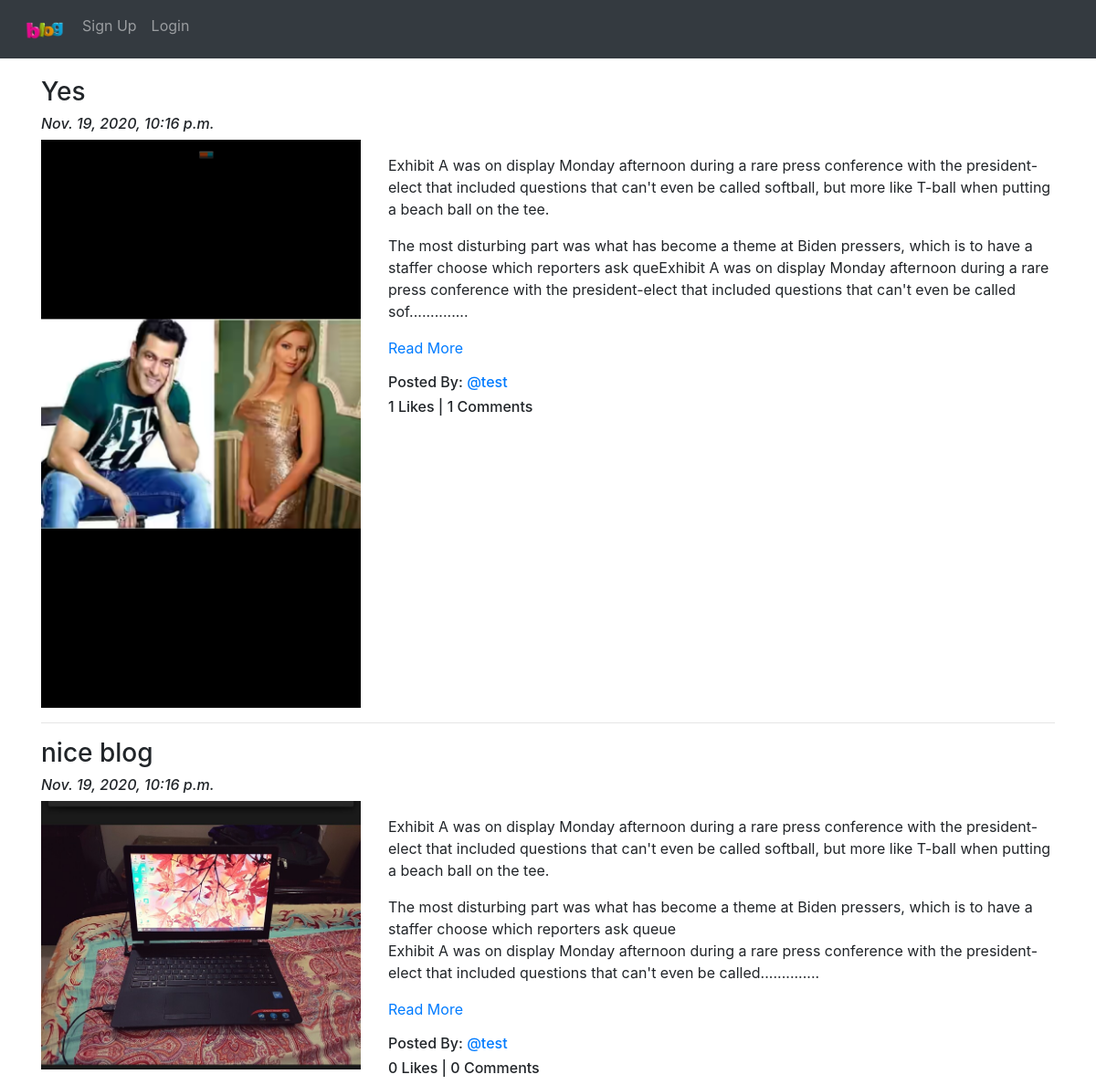
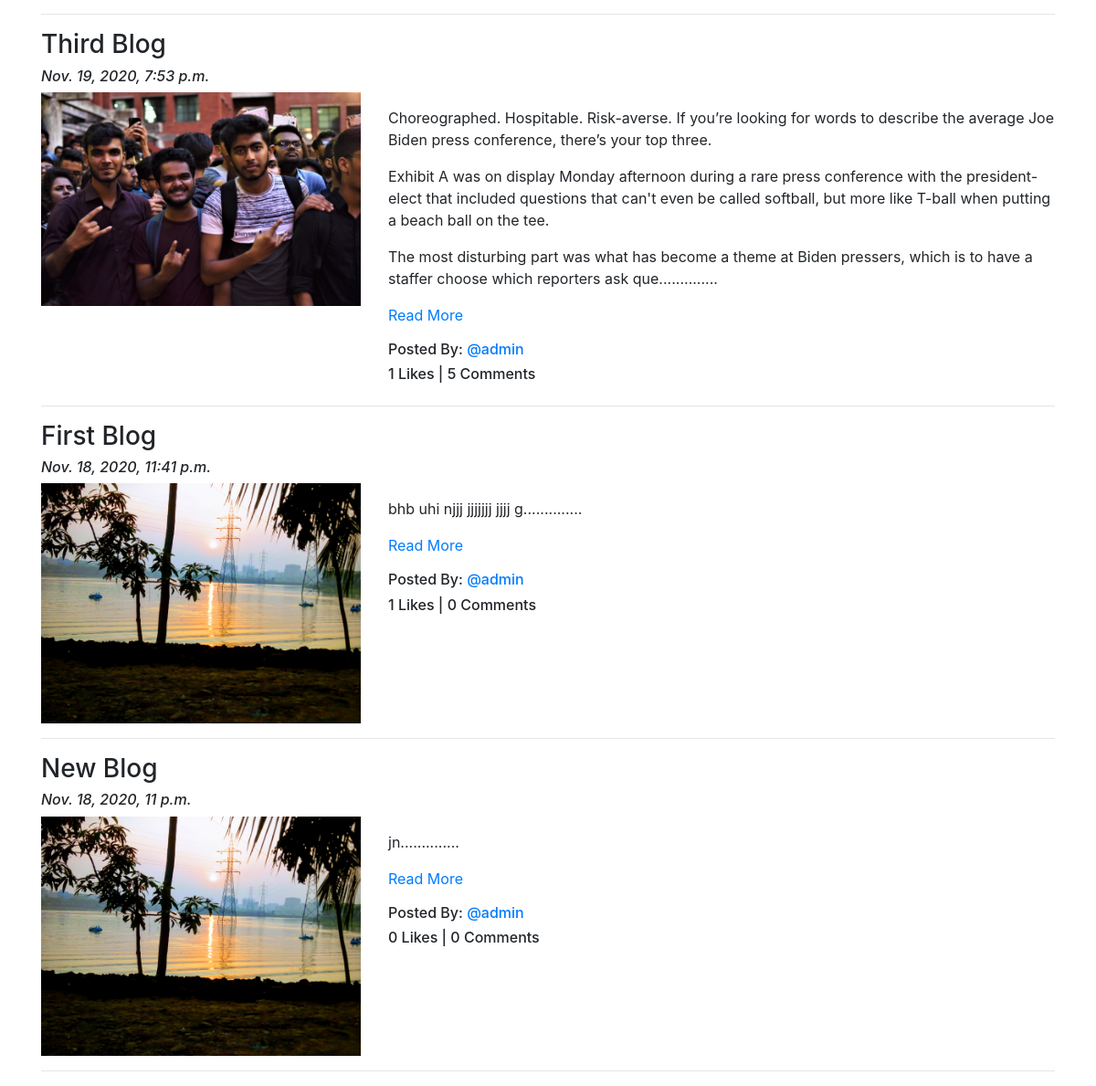
Screenshot of /blog/ with the database file from the repository (2 pictures, top to bottom).
### App_Blog/models.py (models this page shows, shortened)
class Blog(models.Model):
    author = models.ForeignKey(User, on_delete=models.CASCADE, related_name='post_author')
    blog_title = models.CharField(max_length = 264, verbose_name="Put a Title")
    slug = models.SlugField(max_length=264, unique=True)
    blog_content = models.TextField(verbose_name="What is on your mind?")
    blog_image = models.ImageField(upload_to='blog_images', verbose_name="Image" )
    publish_date = models.DateTimeField(auto_now_add=True)
    update_date = models.DateTimeField(auto_now=True)
    class Meta:
        ordering = ['-publish_date']

### App_Blog/views.py (the view)
# urls.py: path('', views.BlogList.as_view(), name='blog_list'),
class BlogList(ListView):
    context_object_name = 'blogs'
    model = Blog
    template_name = 'App_Blog/blog_list.html'

### App_Blog/templatetags/custom_filters.py (called while the page is built)
def range_filter(value):
    return value[0:500] + ".............."

### templates/App_Blog/blog_list.html (shortened to what this page needs)
{% extends 'base.html' %}
{% load custom_filters %}
{% block body_block %}
    {% for blog in blogs %}
        <h3>{{ blog.blog_title }}</h3>
        <h6><i>{{ blog.publish_date }}</i></h6>
        <div class="row">
            <div class="col-sm-4">
                <img src="/media/{{blog.blog_image}}" alt="{{blog.blog_title}}" title="{{blog.blog_title}}" width="100%">
            </div>
            <div class="col-sm-8">
                <p>{{ blog.blog_content|range_filter|linebreaks }} <a href="{% url 'App_Blog:blog_details' slug=blog.slug %}">Read More</a></p>
                <h6>Posted By: <a href="#">@{{ blog.author }}</a></h6>
                <h6>{{ blog.liked_blog.count }} Likes | {{blog.blog_comment.count}} Comments</h6>
            </div>
        </div>
        <hr>
    {% endfor %}
{% endblock %}

### templates/base.html (shortened to what this page needs)
<!DOCTYPE html>
<html lang="en">
<head>
    <link rel="stylesheet" href="https://cdn.jsdelivr.net/npm/bootstrap@4.5.3/dist/css/bootstrap.min.css">
</head>
<body>
    <nav class="navbar navbar-expand-sm bg-dark navbar-dark">
        <ul class="navbar-nav">
            <li class="nav-item active">
                <a class="nav-link" href="{% url 'index' %}"><img src="/media/logo.png/" width="50px" alt=""></a>
            </li>
            {% if user.is_authenticated %}
                <div class="nav-item dropdown">
                    <a class="nav-link dropdown-toggle" href="#" id="navbardrop" data-toggle="dropdown">
                        @{{user.username}}
                    </a>
                    <div class="dropdown-menu">
                        <a class="dropdown-item" href="{% url 'App_Blog:create_blog' %}">Write Blog</a>
                        <a class="dropdown-item" href="{% url 'App_Blog:my_blogs' %}">My Blogs</a>
                        <a class="dropdown-item" href="{% url 'App_Login:profile' %}">Profile</a>
                        <hr>
                        <a class="dropdown-item" href="{% url 'App_Login:logout' %}">Logout</a>
                    </div>
                </div>
            {% else %}
                <li class="nav-item ">
                    <a class="nav-link" href="{% url 'App_Login:signup' %}">Sign Up</a>
                </li>
                <li class="nav-item ">
                    <a class="nav-link" href="{% url 'App_Login:login' %}">Login</a>
                </li>
            {% endif %}
        </ul>
    </nav>
    <div class="container" style="padding-top: 20px;">
        {% block body_block %}
        {% endblock %}
    </div>
</body>
</html>

### rows the page displays
Blog: blog_title "Yes", publish_date "Nov. 19, 2020, 10:16 p.m.", blog_image (picture), blog_content|range_filter "Exhibit A was on display Monday afternoon during a rare press conference with the president-elect that included questions that can't even be called softball, but more like T-ball when putting a beach ball on the tee. The most disturbing part was what has become a theme at Biden pressers, which is to have a staffer choose which reporters ask queExhibit A was on display Monday afternoon during a rare press conference with the president-elect that included questions that can't even be called sof..............", author "test", liked_blog.count "1", blog_comment.count "1"
Blog: blog_title "nice blog", publish_date "Nov. 19, 2020, 10:16 p.m.", blog_image (picture), blog_content|range_filter "Exhibit A was on display Monday afternoon during a rare press conference with the president-elect that included questions that can't even be called softball, but more like T-ball when putting a beach ball on the tee. The most disturbing part was what has become a theme at Biden pressers, which is to have a staffer choose which reporters ask queue Exhibit A was on display Monday afternoon during a rare press conference with the president-elect that included questions that can't even be called..............", author "test", liked_blog.count "0", blog_comment.count "0"
Blog: blog_title "Third Blog", publish_date "Nov. 19, 2020, 7:53 p.m.", blog_image (picture), blog_content|range_filter "Choreographed. Hospitable. Risk-averse. If you’re looking for words to describe the average Joe Biden press conference, there’s your top three. Exhibit A was on display Monday afternoon during a rare press conference with the president-elect that included questions that can't even be called softball, but more like T-ball when putting a beach ball on the tee. The most disturbing part was what has become a theme at Biden pressers, which is to have a staffer choose which reporters ask que..............", author "admin", liked_blog.count "1", blog_comment.count "5"
Blog: blog_title "First Blog", publish_date "Nov. 18, 2020, 11:41 p.m.", blog_image (picture), blog_content|range_filter "bhb uhi njjj jjjjjjj jjjj g..............", author "admin", liked_blog.count "1", blog_comment.count "0"
Blog: blog_title "New Blog", publish_date "Nov. 18, 2020, 11 p.m.", blog_image (picture), blog_content|range_filter "jn..............", author "admin", liked_blog.count "0", blog_comment.count "0"
